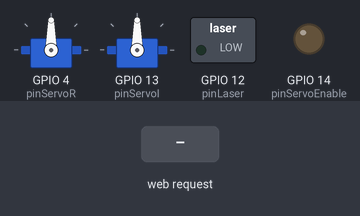
Bench run of a program on a simulated ESP8266 (NodeMCU). Parts: 2 × servo, switched loads named in the program (green lamp = pin HIGH), output pins drawn as LEDs (lit = HIGH). Inputs (shaded band) come from the test bench. WiFi joins after 1.5 s; servers stay silent unless stated; storage starts empty.

Above: at 2.7 s.
2.8 s: HTTP request GET /set?p=1 received
At 3.5 s:
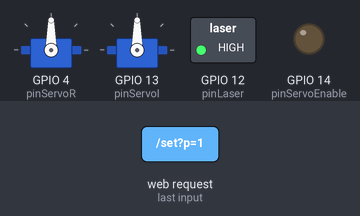
4.3 s: HTTP request GET /set?r=1&i=1&p=1 received
At 4.5 s:
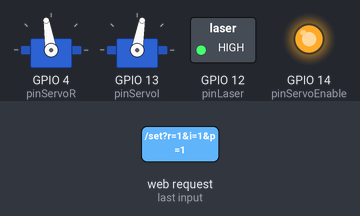
6.2 s: HTTP request GET /set?r=120&i=120&p=120 received
At 7.6 s:
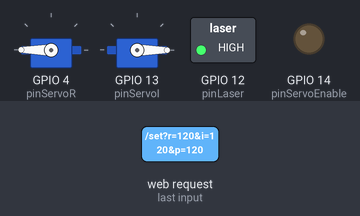
8.1 s: HTTP request GET /set?p=0 received
At 8.7 s:
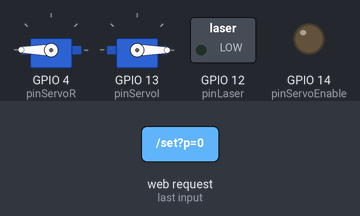
9.6 s: HTTP request GET /set?p=120 received
At 11.0 s:
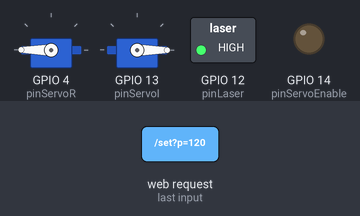
Timing chart, 0 to 12.1 s (numbered marks = the images above; inputs shaded):
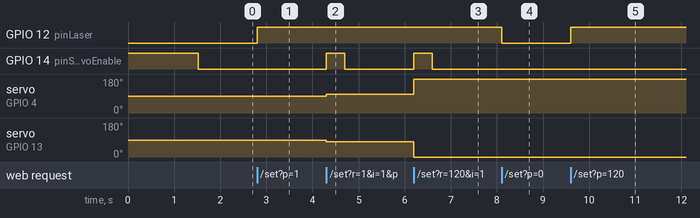

Measured:
- after the input at 2.8 s, GPIO 12 (pinLaser): LOW → HIGH at once
- after the input at 4.3 s, GPIO 14 (pinServoEnable): LOW → HIGH at once, → LOW 0.40 s later; servo on GPIO 4 (pinServoR): 90° → 99° at once; servo on GPIO 13 (pinServoI): 90° → 80° at once
- after the input at 6.2 s, GPIO 14 (pinServoEnable): LOW → HIGH at once, → LOW 0.40 s later; servo on GPIO 4 (pinServoR): 99° → 180° at once; servo on GPIO 13 (pinServoI): 80° → 0° at once
- after the input at 8.1 s, GPIO 12 (pinLaser): HIGH → LOW at once
- after the input at 9.6 s, GPIO 12 (pinLaser): LOW → HIGH at once

The program:

main.cpp
```cpp
#include <ArduinoOTA.h>
#include <ESP8266WebServer.h>
#include <ESP8266mDNS.h>
#include <FS.h>
#include <WiFiClient.h>
#include <WiFiManager.h>

#include "laser_hardware.h"

LaserHardware hardware;

ESP8266WebServer server(80);

void setup(void)
{
  // Setup hardware
  Serial.begin(9600);
  hardware.begin();

  // Setup network
  char hostname[64];
  snprintf(hostname, 64, "pewpew-%06x", ESP.getChipId());
  wifi_station_set_hostname(hostname);
  WiFi.hostname(hostname);
  ArduinoOTA.begin();
  WiFiManager wifiManager;
  wifiManager.autoConnect(hostname);
  MDNS.begin(hostname);
  MDNS.addService("pewpew", "tcp", 80);

  // Setup web server
  server.on("/set", [](){
    int r, i;
    String arg;
    if ((arg = server.arg("r")) && arg.length() > 0)
    {
      r = arg.toFloat()*100;
      if ((arg = server.arg("i")) && arg.length() > 0)
      {
        i = arg.toFloat()*100;
        hardware.setPosition(r, i);
      }
    }
    if ((arg = server.arg("p")) && arg.length() > 0) {
      hardware.setPower(arg.toFloat()*255);
    }

    server.send(200, "application/javascript", "{\"result\":\"ok\"}");
  });

  SPIFFS.begin();
  Dir dir = SPIFFS.openDir("/");
  while (dir.next()) {
    server.serveStatic(dir.fileName().c_str(), SPIFFS, dir.fileName().c_str());
  }
  server.serveStatic("/", SPIFFS, "/index.html");
  server.begin();
}

long last = 0;
int toggle = 0;

void loop(void)
{
  ArduinoOTA.handle();
  hardware.update();
  server.handleClient();
}
```

laser_hardware.cpp
```cpp
#include <Arduino.h>
#include <Servo.h>

#include "laser_hardware.h"

// Pin configuration
const int pinServoR = 4;
const int pinServoI = 13;
const int pinServoEnable = 14;
const int pinLaser = 12;

int rRangeMin = -9000;
int rRangeMax = 9000;

int iRangeMin = -9000;
int iRangeMax = 9000;

int rServoMin = 600;
int rServoMax = 2500;

int iServoMin = 2200;
int iServoMax = 550;

Servo servoR;
Servo servoI;

void LaserHardware::begin() {
  servoR.attach(pinServoR);
  servoI.attach(pinServoI);
  pinMode(pinLaser, OUTPUT);
  pinMode(pinServoEnable, OUTPUT);
  digitalWrite(pinServoEnable, HIGH);
}

void LaserHardware::update() {
  digitalWrite(pinServoEnable, millis() < this->previousPositionTime + 400);
}

void LaserHardware::setPosition(int r, int i){
  int rr = map(r, rRangeMin, rRangeMax, rServoMin, rServoMax);
  int ii = map(i, iRangeMin, iRangeMax, iServoMin, iServoMax);

  servoR.writeMicroseconds(rr);
  servoI.writeMicroseconds(ii);

  if(rr != this->previousPositionR || ii != this->previousPositionI) {
    digitalWrite(pinServoEnable, HIGH);
    this->previousPositionTime = millis();
    this->previousPositionR = rr;
    this->previousPositionI = ii;
  }
}

void LaserHardware::setPower(int p) {
  analogWrite(pinLaser, constrain(p, 0, 256));
}
```

laser_hardware.h
```cpp
#ifndef LASER_HARDWARE_H_
#define LASER_HARDWARE_H_

class LaserHardware
{
private:
  int previousPositionR = 0;
  int previousPositionI = 0;
  long previousPositionTime = 0;
public:
  void begin();
  void update();
  void setPosition(int r, int i);
  void setPower(int p);
};

#endif // LASER_HARDWARE_H_
```
